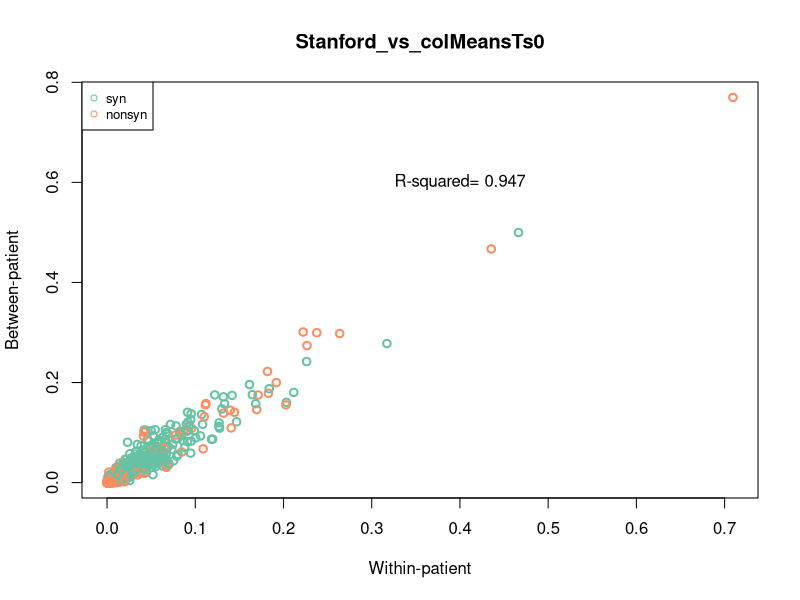
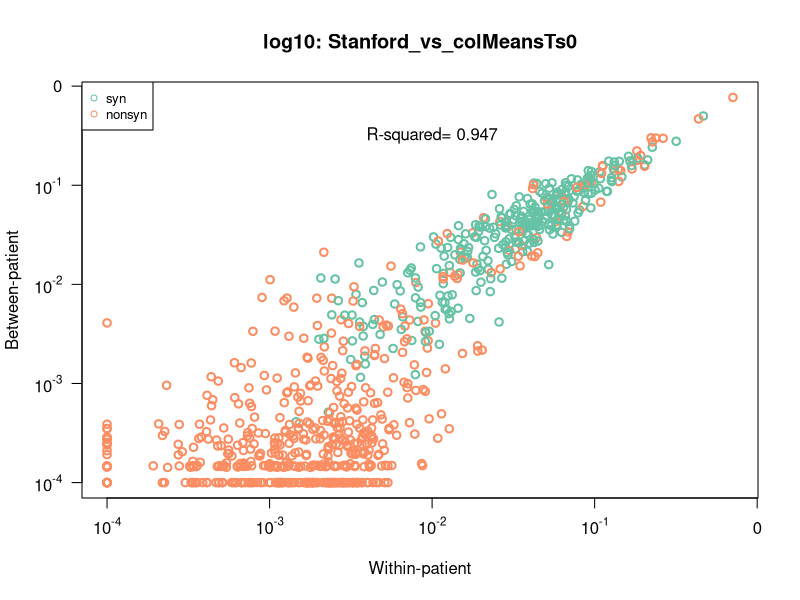
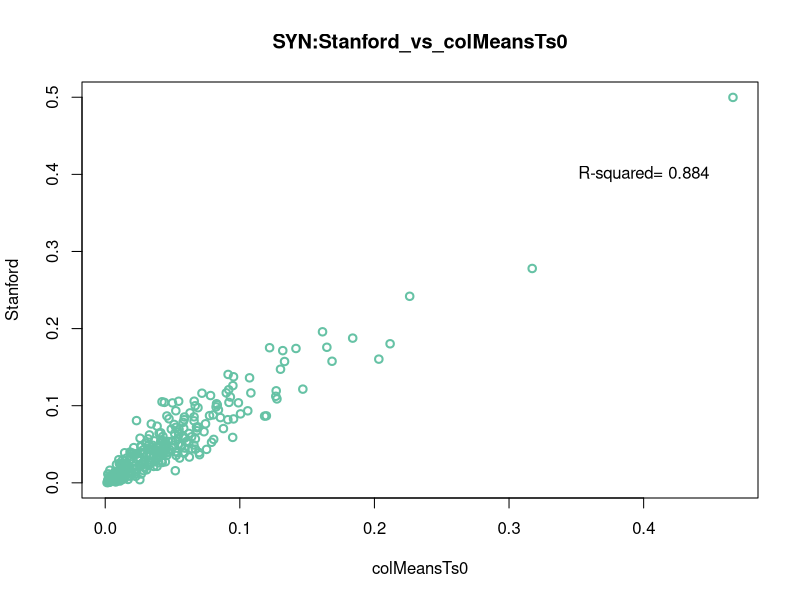
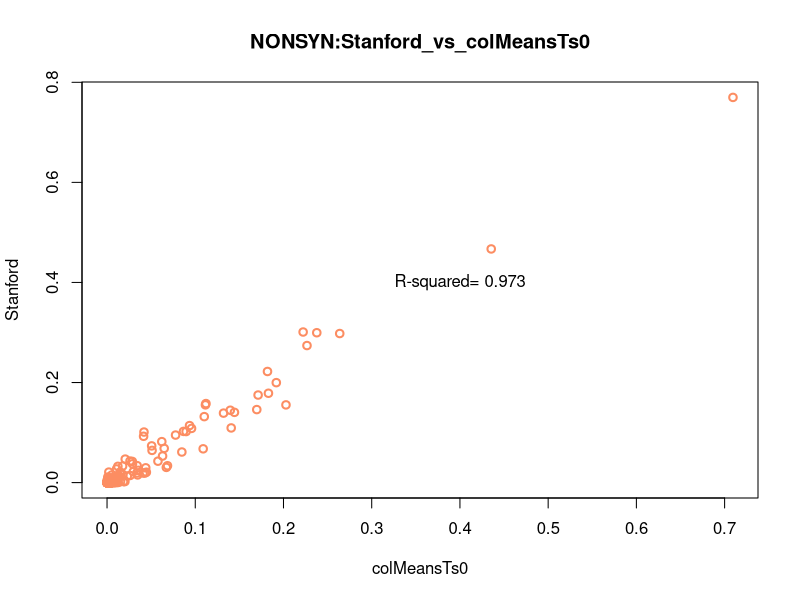
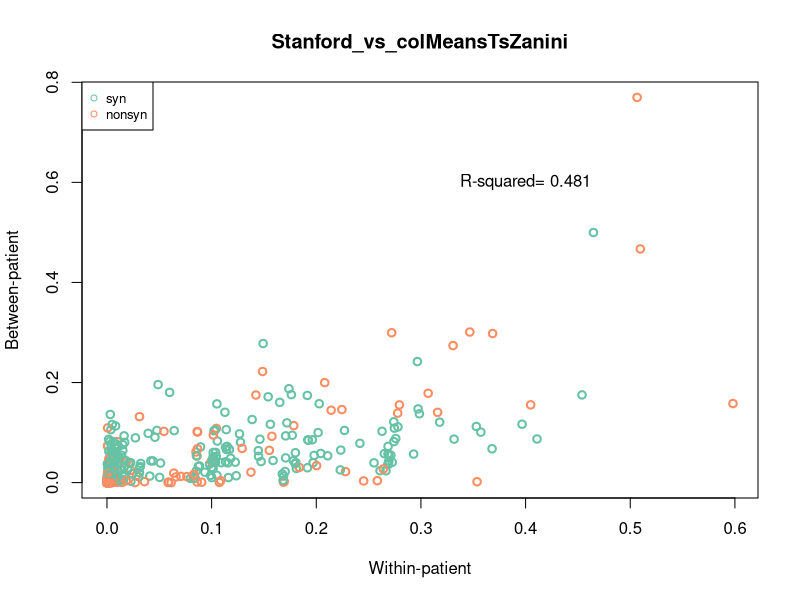
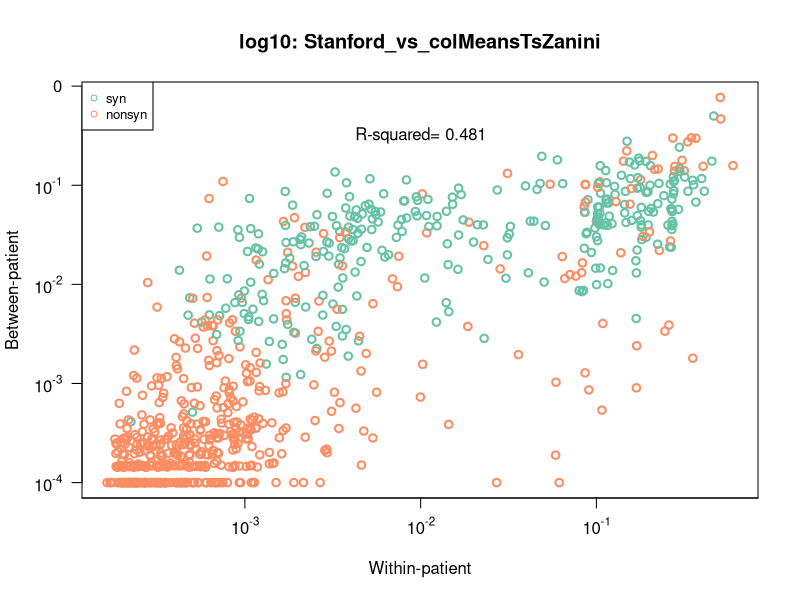
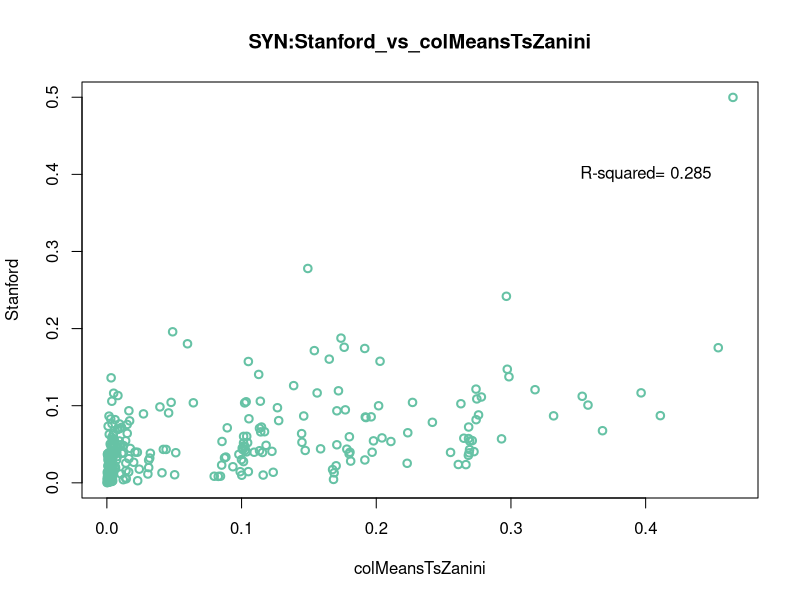
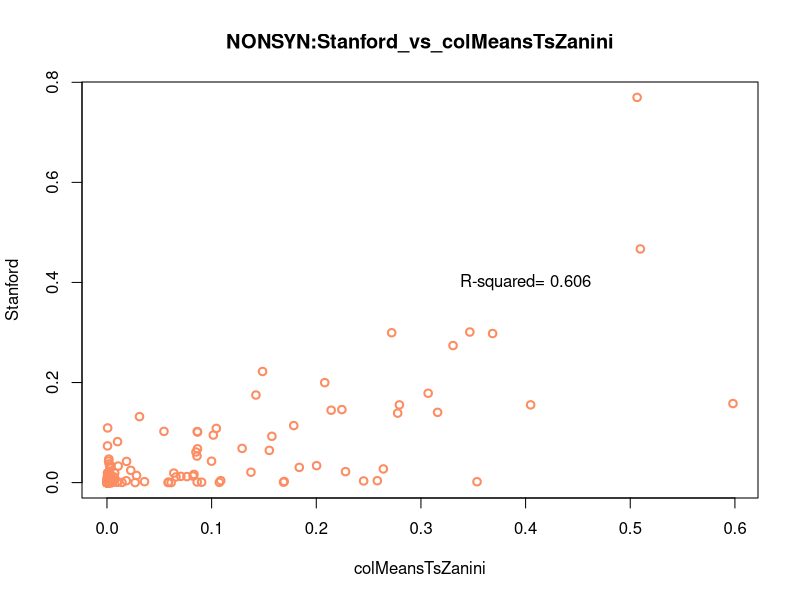

Here is the R script that generated these plots, in order:
## ---- chunk 1
stanford_threshold <-read.csv('../Output/freqPatTs_Stanford.csv')
## ---- chunk 2
lehman_threshold_mean<-read.csv('../Output/OverviewSelCoeffLehman.csv')
zanini_threshold_mean<-read.csv('../Output/OverviewSelCoeffZanini.csv')
bacheler_threshold_mean<-read.csv('../Output/OverviewSelCoeff_Bacheler.csv')
## ---- chunk 3
for (compare_dataset in list(bacheler_threshold_mean,zanini_threshold_mean,lehman_threshold_mean))
  {

# identify the column with the frequency values   
compare_dataset_colmeans<-names(compare_dataset)[grep('colM',names(compare_dataset))]

#remove first 24 positions of protease
stanford_compare<-cbind(stanford_threshold,compare_dataset)
#remove stop and res positions 
stanford_compare_14<-stanford_compare[14:nrow(stanford_compare),]
stanford_compare_14_stopres<-stanford_compare_14[stanford_compare_14$TypeOfSite!='res' & stanford_compare_14$TypeOfSite!='stop' ,]
stanford_compare_14_stopres$TypeOfSite<-factor(stanford_compare_14_stopres$TypeOfSite)
stanford_compare_14_stopres$TypeOfSite<-relevel(stanford_compare_14_stopres$TypeOfSite,"syn")
# color setting for plot 
#66C2A5 is green    ==> should be for synonymous 
#FC8D62 is red
library(RColorBrewer)
cols_all <- brewer.pal(nlevels(stanford_compare_14_stopres$TypeOfSite),"Set2")



# plot and calculatecorrelation coefficient for all positions 
plot(stanford_compare_14_stopres[,match(compare_dataset_colmeans,names(stanford_compare_14_stopres))],stanford_compare_14_stopres$colMeansTs0_stanford,ylab="Between-patient",xlab="Within-patient", col=cols_all[stanford_compare_14_stopres$TypeOfSite],lwd=2,main= paste("Stanford_vs_",compare_dataset_colmeans,sep=""))
legend('topleft', legend = levels(stanford_compare_14_stopres$TypeOfSite), col = cols_all, cex = 0.8, pch = 1)
text(0.4,0.6,paste("R-squared=",round(cor.test(stanford_compare_14_stopres$colMeansTs0_stanford,stanford_compare_14_stopres[,match(compare_dataset_colmeans,names(stanford_compare_14_stopres))])$estimate*cor.test(stanford_compare_14_stopres$colMeansTs0_stanford,stanford_compare_14_stopres[,match(compare_dataset_colmeans,names(stanford_compare_14_stopres))])$estimate,3)))

# plot and correlation coefficient for all positions but LOG10 transformed to plot, not for the corr coef
plot(log10(stanford_compare_14_stopres[,match(compare_dataset_colmeans,names(stanford_compare_14_stopres))]+0.0001),log10(stanford_compare_14_stopres$colMeansTs0_stanford+0.0001),ylab="Between-patient",xlab="Within-patient", col=cols_all[stanford_compare_14_stopres$TypeOfSite],lwd=2,main= paste("log10: Stanford_vs_",compare_dataset_colmeans,sep=""),xaxt = "n",yaxt = "n")
axis(1,at=(0:-4),c(0,expression(paste("10"^"-1")),expression(paste("10"^"-2")),expression(paste("10"^"-3")),expression(paste("10"^"-4"))))
axis(2,at=(0:-4),c(0,expression(paste("10"^"-1")),expression(paste("10"^"-2")),expression(paste("10"^"-3")),expression(paste("10"^"-4"))),las=2)
text(-2,-0.5,paste("R-squared=",
round(cor.test(stanford_compare_14_stopres[,match(compare_dataset_colmeans,names(stanford_compare_14_stopres))],stanford_compare_14_stopres$colMeansTs0_stanford)$estimate * cor.test(stanford_compare_14_stopres[,match(compare_dataset_colmeans,names(stanford_compare_14_stopres))],stanford_compare_14_stopres$colMeansTs0_stanford)$estimate,3)))
legend('topleft', legend = levels(stanford_compare_14_stopres$TypeOfSite), col = cols_all, cex = 0.8, pch = 1)

# ONLY SYN  
stanford_compare_14_stopres_syn<-stanford_compare_14_stopres[stanford_compare_14_stopres$TypeOfSite=='syn',]
plot(stanford_compare_14_stopres_syn[,match(compare_dataset_colmeans,names(stanford_compare_14_stopres_syn))],stanford_compare_14_stopres_syn$colMeansTs0_stanford,xlab=compare_dataset_colmeans,ylab='Stanford', col=cols_all[stanford_compare_14_stopres_syn$TypeOfSite],lwd=2,main= paste("SYN:Stanford_vs_",compare_dataset_colmeans,sep=""))
text(0.4,0.4,paste("R-squared=",round(cor.test(stanford_compare_14_stopres_syn$colMeansTs0_stanford,stanford_compare_14_stopres_syn[,match(compare_dataset_colmeans,names(stanford_compare_14_stopres_syn))])$estimate*cor.test(stanford_compare_14_stopres_syn$colMeansTs0_stanford,stanford_compare_14_stopres_syn[,match(compare_dataset_colmeans,names(stanford_compare_14_stopres_syn))])$estimate,3)))

# ONLY NON-SYN 
stanford_compare_14_stopres_nonsyn<-stanford_compare_14_stopres[stanford_compare_14_stopres$TypeOfSite=='nonsyn',]
plot(stanford_compare_14_stopres_nonsyn[,match(compare_dataset_colmeans,names(stanford_compare_14_stopres_nonsyn))],stanford_compare_14_stopres_nonsyn$colMeansTs0_stanford,xlab=compare_dataset_colmeans,ylab='Stanford', col=cols_all[stanford_compare_14_stopres_nonsyn$TypeOfSite],lwd=2, main=paste("NONSYN:Stanford_vs_",compare_dataset_colmeans,sep=""))
text(0.4,0.4,paste("R-squared=",round(cor.test(stanford_compare_14_stopres_nonsyn$colMeansTs0_stanford,stanford_compare_14_stopres_nonsyn[,match(compare_dataset_colmeans,names(stanford_compare_14_stopres_nonsyn))])$estimate*cor.test(stanford_compare_14_stopres_nonsyn$colMeansTs0_stanford,stanford_compare_14_stopres_nonsyn[,match(compare_dataset_colmeans,names(stanford_compare_14_stopres_nonsyn))])$estimate,3)))
}
## ---- chunk 4
# making the data frame bacheler and stanford 
stanford_bacheler<-cbind(stanford_threshold,bacheler_threshold_mean)
#remove stop and res positions 
stanford_bacheler_14<-stanford_bacheler[14:nrow(stanford_bacheler),]
stanford_bacheler_14_stopres<-stanford_bacheler_14[stanford_bacheler_14$TypeOfSite!='res' & stanford_bacheler_14$TypeOfSite!='stop' ,]
stanford_bacheler_14_stopres$TypeOfSite<-factor(stanford_bacheler_14_stopres$TypeOfSite)
stanford_bacheler_14_stopres$TypeOfSite<-relevel(stanford_bacheler_14_stopres$TypeOfSite,"syn")


# plot with non-transformd  values 
par(mar = c(7,5,4,2) + 0.3)
plot(stanford_bacheler_14_stopres$colMeansTs0,stanford_bacheler_14_stopres$colMeansTs0_stanford,ylab="Between-patient",xlab="Within-patient", col=cols_all[stanford_bacheler_14_stopres$TypeOfSite],lwd=2,main= "Within-patient vs between-patient frequencies")
text(median(axTicks(1)),mean(tail(axTicks(2),2)),paste("R-squared=",round(cor.test(stanford_bacheler_14_stopres$colMeansTs0,stanford_bacheler_14_stopres$colMeansTs0_stanford)$estimate * cor.test(stanford_bacheler_14_stopres$colMeansTs0,stanford_bacheler_14_stopres$colMeansTs0_stanford)$estimate,3)))
legend('topleft', legend = levels(stanford_bacheler_14_stopres$TypeOfSite), col = cols_all, cex = 0.8, pch = 1)


# plot with log 10 transformd  values, corr coef calculated on non-log transformed values 

#pdf('comparison_stanford_vs_bacher_axes.pdf')
plot(log10(stanford_bacheler_14_stopres$colMeansTs0+0.0001),log10(stanford_bacheler_14_stopres$colMeansTs0_stanford+0.0001),ylab="Between-patient",xlab="Within-patient", col=cols_all[stanford_bacheler_14_stopres$TypeOfSite],lwd=2,main= "Within-patient vs between-patient frequencies",xaxt = "n",yaxt = "n",cex=0.8,cex.main =0.8)
axis(1,at=(0:-4),c(0,expression(paste("10"^"-1")),expression(paste("10"^"-2")),expression(paste("10"^"-3")),expression(paste("10"^"-4"))),cex = 0.8)
axis(2,at=(0:-4),c(0,expression(paste("10"^"-1")),expression(paste("10"^"-2")),expression(paste("10"^"-3")),expression(paste("10"^"-4"))),las=2,cex =0.8)
text(median(axTicks(1)),mean(tail(axTicks(2),2)),paste("R-squared=",round(cor.test(stanford_bacheler_14_stopres$colMeansTs0,stanford_bacheler_14_stopres$colMeansTs0_stanford)$estimate * cor.test(stanford_bacheler_14_stopres$colMeansTs0,stanford_bacheler_14_stopres$colMeansTs0_stanford)$estimate,3)),cex=0.8)
#dev.off()

# plot with log 10 transformd  values, corr coef calculated on non-log transformed values 
# same figures as the one above but using the 'log= 'yx' parameter 
par(mar = c(7,5,4,2) + 0.1)
plot(stanford_bacheler_14_stopres$colMeansTs0+0.0001,stanford_bacheler_14_stopres$colMeansTs0_stanford+0.0001, log='xy',ylab="Between-patient",xlab="Within-patient", col=cols_all[stanford_bacheler_14_stopres$TypeOfSite],lwd=2,main= "Within-patient vs between-patient frequencies",xaxt = "n",yaxt = "n")
axis(1,at=axTicks(1),c(0,expression(paste("10"^"-1")),expression(paste("10"^"-2")),expression(paste("10"^"-3")),expression(paste("10"^"-4"))))
axis(2,at=axTicks(1),c(0,expression(paste("10"^"-1")),expression(paste("10"^"-2")),expression(paste("10"^"-3")),expression(paste("10"^"-4"))),las=2)
text(median(axTicks(1)),mean(tail(axTicks(2),2)),paste("R-squared=",
round(cor.test(stanford_bacheler_14_stopres$colMeansTs0,stanford_bacheler_14_stopres$colMeansTs0_stanford)$estimate * cor.test(stanford_bacheler_14_stopres$colMeansTs0,stanford_bacheler_14_stopres$colMeansTs0_stanford)$estimate,3)
))
